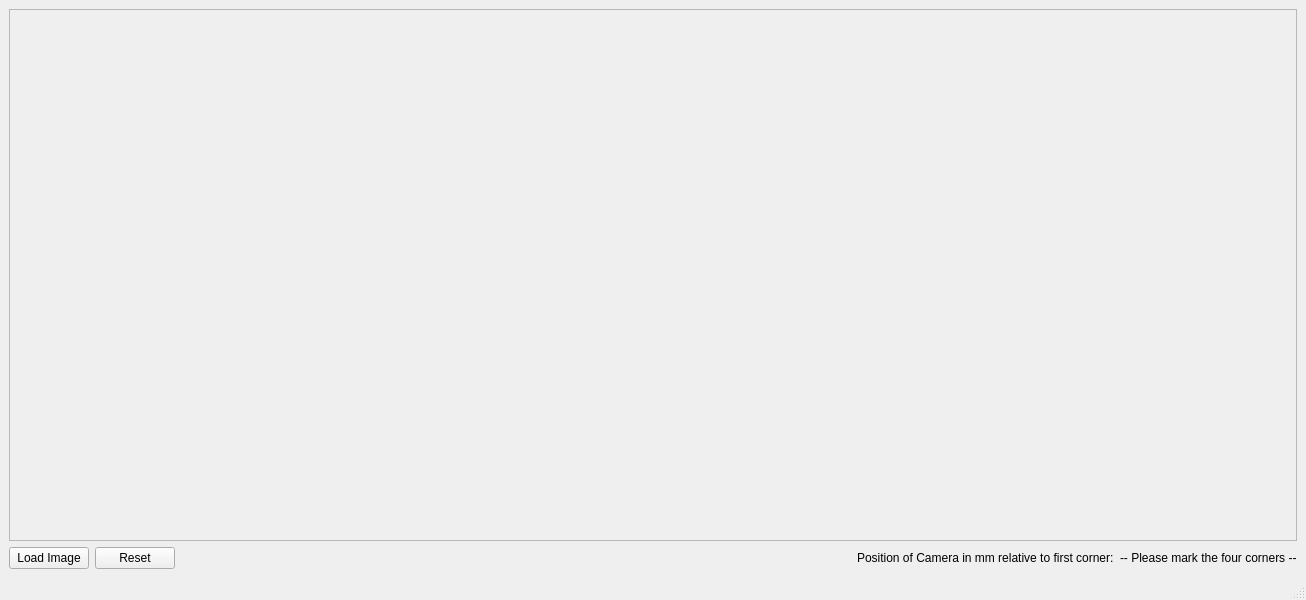
<?xml version="1.0" encoding="UTF-8"?>
<ui version="4.0">
 <class>UImain</class>
 <widget class="QMainWindow" name="UImain">
  <property name="geometry">
   <rect>
    <x>0</x>
    <y>0</y>
    <width>1306</width>
    <height>600</height>
   </rect>
  </property>
  <property name="windowTitle">
   <string>Calibration with a DinA4-sheet</string>
  </property>
  <widget class="QWidget" name="centralwidget">
   <layout class="QVBoxLayout" name="verticalLayout_3">
    <item>
     <widget class="QScrollArea" name="scrollArea">
      <property name="widgetResizable">
       <bool>true</bool>
      </property>
      <widget class="QWidget" name="scrollAreaWidgetContents">
       <property name="geometry">
        <rect>
         <x>0</x>
         <y>0</y>
         <width>1268</width>
         <height>422</height>
        </rect>
       </property>
       <layout class="QVBoxLayout" name="verticalLayout_2"/>
      </widget>
     </widget>
    </item>
    <item>
     <layout class="QHBoxLayout" name="horizontalLayout">
      <item>
       <widget class="QPushButton" name="pLoadImage">
        <property name="text">
         <string>Load Image</string>
        </property>
       </widget>
      </item>
      <item>
       <widget class="QPushButton" name="pResetPoints">
        <property name="text">
         <string>Reset</string>
        </property>
       </widget>
      </item>
      <item>
       <spacer name="horizontalSpacer">
        <property name="orientation">
         <enum>Qt::Horizontal</enum>
        </property>
        <property name="sizeHint" stdset="0">
         <size>
          <width>40</width>
          <height>20</height>
         </size>
        </property>
       </spacer>
      </item>
      <item>
       <widget class="QLabel" name="lPositionLabel">
        <property name="text">
         <string>Position of Camera in mm relative to first corner:</string>
        </property>
       </widget>
      </item>
      <item>
       <widget class="QLabel" name="lPositionCam">
        <property name="text">
         <string>-- Please mark the four corners --</string>
        </property>
       </widget>
      </item>
     </layout>
    </item>
   </layout>
  </widget>
  <widget class="QMenuBar" name="menubar">
   <property name="geometry">
    <rect>
     <x>0</x>
     <y>0</y>
     <width>1306</width>
     <height>39</height>
    </rect>
   </property>
  </widget>
  <widget class="QStatusBar" name="statusbar"/>
 </widget>
 <resources/>
 <connections/>
</ui>
